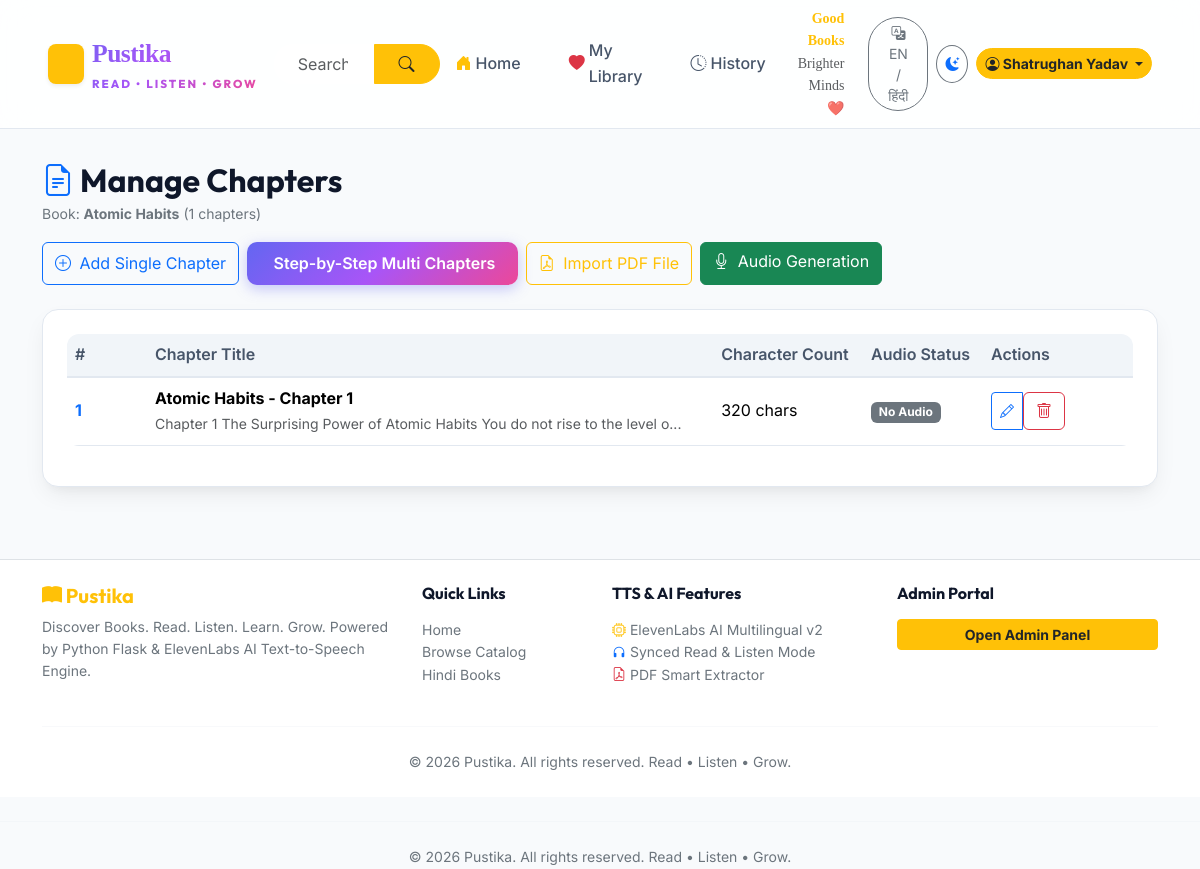
The app's page /admin/book/1/chapters (signed in) with its own data.
### app.py (models this page shows, shortened)
class User(UserMixin, db.Model):
    __tablename__ = 'users'
    id = db.Column(db.Integer, primary_key=True)
    username = db.Column(db.String(80), unique=True, nullable=False)
    email = db.Column(db.String(120), unique=True, nullable=False)
    password_hash = db.Column(db.String(255), nullable=False)
    is_admin = db.Column(db.Boolean, default=False)

class Book(db.Model):
    __tablename__ = 'books'
    id = db.Column(db.Integer, primary_key=True)
    title = db.Column(db.String(200), nullable=False)
    author = db.Column(db.String(100), nullable=False)
    description = db.Column(db.Text, nullable=True)
    cover_image = db.Column(db.String(255), nullable=True, default='covers/default.jpg')
    pdf_file = db.Column(db.String(255), nullable=True)
    category_id = db.Column(db.Integer, db.ForeignKey('categories.id'), nullable=True)
    language = db.Column(db.String(50), default='English')
    is_featured = db.Column(db.Boolean, default=False)
    created_at = db.Column(db.DateTime, default=datetime.utcnow)
    category = db.relationship('Category', lazy=True)
    chapters = db.relationship('Chapter', backref='book', lazy=True, cascade='all, delete-orphan')

class Chapter(db.Model):
    __tablename__ = 'chapters'
    id = db.Column(db.Integer, primary_key=True)
    book_id = db.Column(db.Integer, db.ForeignKey('books.id'), nullable=False)
    chapter_number = db.Column(db.Integer, nullable=False)
    title = db.Column(db.String(200), nullable=False)
    text_content = db.Column(db.Text, nullable=False)
    created_at = db.Column(db.DateTime, default=datetime.utcnow)

### app.py (the view, shortened to what this page needs)
    @app.route('/admin/book/<int:book_id>/chapters', methods=['GET', 'POST'])
    def chapter_editor(book_id):
        if not current_user.is_authenticated or not current_user.is_admin:
            return redirect(url_for('login'))
        book = Book.query.get_or_404(book_id)
        return render_template('admin/chapter_editor.html', book=book)

### templates/admin/chapter_editor.html (shortened to what this page needs)
{% extends 'base.html' %}
{% block content %}
<div class="container py-4">
    <div class="d-flex flex-wrap align-items-center justify-content-between gap-3 mb-4">
        <div>
            <h2 class="fw-bold mb-1"><i class="bi bi-file-earmark-text text-primary"></i> Manage Chapters</h2>
            <p class="text-secondary small mb-0">Book: <strong>{{ book.title }}</strong> ({{ book.chapters|length }} chapters)</p>
        </div>
        <div class="d-flex flex-wrap gap-2">
            <button class="btn btn-outline-primary" data-bs-toggle="modal" data-bs-target="#addChapterModal">
                <i class="bi bi-plus-circle me-1"></i> Add Single Chapter
            </button>
            <button class="btn btn-gradient" data-bs-toggle="modal" data-bs-target="#addMultiChapterModal">
                 Step-by-Step Multi Chapters
            </button>
            <button class="btn btn-outline-warning" data-bs-toggle="modal" data-bs-target="#importPdfModal">
                <i class="bi bi-file-earmark-pdf me-1"></i> Import PDF File
            </button>
            <a href="{{ url_for('tts_generate', book_id=book.id) }}" class="btn btn-success">
                <i class="bi bi-mic me-1"></i> Audio Generation
            </a>
        </div>
    </div>
    <div class="glass-card p-4">
        {% if book.chapters %}
        <div class="table-responsive">
            <table class="table admin-table align-middle">
                <thead>
                    <tr>
                        <th style="width: 80px;">#</th>
                        <th>Chapter Title</th>
                        <th>Character Count</th>
                        <th>Audio Status</th>
                        <th style="width: 150px;">Actions</th>
                    </tr>
                </thead>
                <tbody>
                    {% for chap in book.chapters %}
                    <tr>
                        <td class="fw-bold text-primary">{{ chap.chapter_number }}</td>
                        <td>
                            <div class="fw-bold">{{ chap.title }}</div>
                            <small class="text-muted">{{ chap.text_content[:80] }}...</small>
                        </td>
                        <td>{{ chap.text_content|length }} chars</td>
                        <td>
                            {% if chap.audio_file %}
                            <span class="badge bg-success"><i class="bi bi-music-note"></i> Ready ({{ chap.audio_file.voice_engine }})</span>
                            {% else %}
                            <span class="badge bg-secondary">No Audio</span>
                            {% endif %}
                        </td>
                        <td>
                            <div class="btn-group btn-group-sm">
                                <button class="btn btn-outline-primary" data-bs-toggle="modal" data-bs-target="#editModal{{ chap.id }}" title="Edit Chapter">
                                    <i class="bi bi-pencil"></i>
                                </button>
                                <form action="{{ url_for('chapter_editor', book_id=book.id) }}" method="POST" class="d-inline" onsubmit="return confirm('Delete this chapter?');">
                                    <button type="submit" class="btn btn-outline-danger" title="Delete Chapter">
                                        <i class="bi bi-trash"></i>
                                    </button>
                                </form>
                            </div>
                        </td>
                    </tr>
                    {% endfor %}
                </tbody>
            </table>
        </div>
        {% endif %}
    </div>
</div>
{% endblock %}

### templates/base.html (shortened to what this page needs)
<!DOCTYPE html>
<html lang="en" data-theme="dark">
<head>
    <link href="https://cdn.jsdelivr.net/npm/bootstrap@5.3.2/dist/css/bootstrap.min.css" rel="stylesheet">
    <link href="https://cdn.jsdelivr.net/npm/bootstrap-icons@1.11.3/font/bootstrap-icons.min.css" rel="stylesheet">
    <link rel="stylesheet" href="{{ url_for('static', filename='css/style.css') }}">
</head>
<body>
    <nav class="navbar navbar-expand-lg navbar-custom sticky-top py-2 d-none d-md-flex">
        <div class="container-fluid px-lg-4">
            <a class="navbar-brand d-flex align-items-center gap-2" href="{{ url_for('index') }}">
                <div class="bg-warning text-dark rounded-3 px-2 py-1 shadow-sm d-flex align-items-center">
                    <i class="bi bi-book-fill fs-5"></i>
                </div>
                <div>
                    <span class="pustika-brand-text">Pustika</span>
                    <div class="pustika-tagline">Read • Listen • Grow</div>
                </div>
            </a>
            <div class="collapse navbar-collapse" id="navbarContent">
                <form class="d-flex mx-auto my-2 my-lg-0" style="max-width: 480px; width: 100%;" action="{{ url_for('books_catalog') }}" method="GET">
                    <div class="input-group">
                        <input class="form-control bg-tertiary border-0 rounded-start-pill ps-4 py-2" type="search" name="q" placeholder="Search books by title, author, or category..." data-i18n="search_placeholder">
                        <button class="btn btn-warning text-dark rounded-end-pill px-4 fw-bold" type="submit">
                            <i class="bi bi-search"></i>
                        </button>
                    </div>
                </form>
                <div class="d-flex align-items-center gap-3 ms-auto">
                    <a href="{{ url_for('index') }}" class="nav-link d-none d-md-flex align-items-center gap-1 {% if request.endpoint == 'index' %}active{% endif %}">
                        <i class="bi bi-house-door-fill text-warning"></i> Home
                    </a>
                    {% if current_user.is_authenticated %}
                    <a href="{{ url_for('favorites') }}" class="nav-link d-none d-md-flex align-items-center gap-1 {% if request.endpoint == 'favorites' %}active{% endif %}">
                        <i class="bi bi-heart-fill text-danger"></i> My Library
                    </a>
                    <a href="{{ url_for('history') }}" class="nav-link d-none d-md-flex align-items-center gap-1 {% if request.endpoint == 'history' %}active{% endif %}">
                        <i class="bi bi-clock-history"></i> History
                    </a>
                    {% endif %}
                    <div class="d-none d-xl-block text-end me-2">
                        <div class="fw-bold small text-warning font-heading" style="font-family: cursive;">Good Books</div>
                        <div class="small text-muted font-heading" style="font-family: cursive;">Brighter Minds ❤️</div>
                    </div>
                    <div class="d-flex align-items-center gap-2">
                        <button id="lang-toggle-btn" class="btn btn-sm btn-outline-secondary rounded-pill px-3" title="Toggle English / Hindi">
                            <i class="bi bi-translate"></i> <span id="current-lang-text">EN / हिंदी</span>
                        </button>
                        <button id="theme-toggle-btn" class="btn btn-sm btn-outline-secondary rounded-circle" style="width: 38px; height: 38px;" title="Toggle Dark/Light Mode">
                            <i id="theme-toggle-icon" class="bi bi-moon-stars-fill"></i>
                        </button>
                        {% if current_user.is_authenticated %}
                        <div class="dropdown">
                            <button class="btn btn-sm btn-warning text-dark dropdown-toggle rounded-pill fw-bold" type="button" data-bs-toggle="dropdown">
                                <i class="bi bi-person-circle"></i> {{ current_user.username }}
                            </button>
                        </div>
                        {% else %}
                        <a href="{{ url_for('login') }}" class="btn btn-sm btn-outline-custom" data-i18n="nav_login">Sign In</a>
                        <a href="{{ url_for('register') }}" class="btn btn-sm btn-warning text-dark fw-bold rounded-pill" data-i18n="nav_register">Register</a>
                        {% endif %}
                    </div>
                </div>
            </div>
        </div>
    </nav>
    <main class="flex-grow-1 pb-5 pb-md-0">
        {% block content %}{% endblock %}
    </main>
    <div id="toast-container" class="toast-container position-fixed bottom-0 end-0 p-3" style="z-index: 1090;"></div>
    <footer class="mt-5 py-4 border-top d-none d-md-block" style="background: var(--bg-secondary);">
        <div class="container">
            <div class="row gy-4">
                <div class="col-md-4">
                    <h5 class="fw-bold text-warning"><i class="bi bi-book-fill"></i> Pustika</h5>
                    <p class="text-secondary small mt-2">
                        Discover Books. Read. Listen. Learn. Grow. Powered by Python Flask & ElevenLabs AI Text-to-Speech Engine.
                    </p>
                </div>
                <div class="col-md-2 col-6">
                    <h6 class="fw-bold mb-3">Quick Links</h6>
                    <ul class="list-unstyled small">
                        <li><a href="{{ url_for('index') }}" class="text-secondary">Home</a></li>
                        <li><a href="{{ url_for('books_catalog') }}" class="text-secondary">Browse Catalog</a></li>
                        <li><a href="{{ url_for('books_catalog', language='Hindi') }}" class="text-secondary">Hindi Books</a></li>
                    </ul>
                </div>
                <div class="col-md-3 col-6">
                    <h6 class="fw-bold mb-3">TTS & AI Features</h6>
                    <ul class="list-unstyled small text-secondary">
                        <li><i class="bi bi-cpu text-warning"></i> ElevenLabs AI Multilingual v2</li>
                        <li><i class="bi bi-headphones text-primary"></i> Synced Read & Listen Mode</li>
                        <li><i class="bi bi-file-earmark-pdf text-danger"></i> PDF Smart Extractor</li>
                    </ul>
                </div>
                <div class="col-md-3">
                    <h6 class="fw-bold mb-3">Admin Portal</h6>
                    {% if current_user.is_authenticated and current_user.is_admin %}
                        <a href="{{ url_for('admin_dashboard') }}" class="btn btn-sm btn-warning text-dark fw-bold w-100">Open Admin Panel</a>
                    {% else %}
                        <a href="{{ url_for('login') }}" class="btn btn-sm btn-outline-custom w-100">Admin Login</a>
                    {% endif %}
                </div>
            </div>
            <hr class="my-4" style="border-color: var(--border-color);">
            <div class="text-center text-secondary small">
                &copy; 2026 Pustika. All rights reserved. Read • Listen • Grow.
            </div>
        </div>
    </footer>
            <hr class="my-4" style="border-color: var(--border-color);">
            <div class="text-center text-secondary small">
                &copy; 2026 Pustika. All rights reserved. Read • Listen • Grow.
            </div>
</body>
</html>

### static/css/style.css (style rules this page uses)
:root { --font-primary: 'Inter', -apple-system, BlinkMacSystemFont, 'Segoe UI', Roboto, sans-serif; --font-heading: 'Outfit', var(--font-primary); --font-hindi: 'Noto Sans Devanagari', var(--font-primary); --bg-primary: #f8fafc; --bg-secondary: #ffffff; --bg-tertiary: #f1f5f9; --bg-glass: rgba(255, 255, 255, 0.85); --text-primary: #0f172a; --text-secondary: #475569; --text-muted: #94a3b8; --brand-primary: #6366f1; --brand-primary-hover: #4f46e5; --brand-secondary: #ec4899; --brand-gradient: linear-gradient(135deg, #6366f1 0%, #a855f7 50%, #ec4899 100%); --brand-gradient-hover: linear-gradient(135deg, #4f46e5 0%, #9333ea 50%, #db2777 100%); --border-color: #e2e8f0; --border-glass: rgba(226, 232, 240, 0.8); --shadow-sm: 0 2px 4px rgba(0,0,0,0.05); --shadow-md: 0 10px 25px -5px rgba(0,0,0,0.08), 0 8px 10px -6px rgba(0,0,0,0.04); --shadow-lg: 0 20px 30px -10px rgba(99, 102, 241, 0.15); --card-bg: #ffffff; --audio-bar-bg: rgba(255, 255, 255, 0.95); --reader-bg: #ffffff; --reader-text: #1e293b; }
* { box-sizing: border-box; margin: 0; padding: 0; }
body { font-family: var(--font-primary); background-color: var(--bg-primary); color: var(--text-primary); line-height: 1.6; min-height: 100vh; display: flex; flex-direction: column; transition: background-color 0.3s ease, color 0.3s ease; }
h1, h2, h3, h4, h5, h6 { font-family: var(--font-heading); font-weight: 700; color: var(--text-primary); }
a { color: var(--brand-primary); text-decoration: none; transition: color 0.2s ease; }
.navbar-custom { background: var(--bg-glass); backdrop-filter: blur(16px); -webkit-backdrop-filter: blur(16px); border-bottom: 1px solid var(--border-color); sticky: top; z-index: 1030; padding: 0.8rem 1.5rem; }
.navbar-brand { font-family: var(--font-heading); font-weight: 800; font-size: 1.5rem; background: var(--brand-gradient); -webkit-background-clip: text; -webkit-text-fill-color: transparent; display: flex; align-items: center; gap: 0.5rem; }
.nav-link { color: var(--text-secondary) !important; font-weight: 500; padding: 0.5rem 1rem !important; border-radius: 8px; transition: all 0.2s ease; }
.glass-card { background: var(--card-bg); border: 1px solid var(--border-color); border-radius: 16px; box-shadow: var(--shadow-md); transition: transform 0.3s ease, box-shadow 0.3s ease; overflow: hidden; }
.btn-gradient { background: var(--brand-gradient); color: #ffffff !important; border: none; font-weight: 600; border-radius: 10px; padding: 0.6rem 1.4rem; transition: all 0.3s ease; box-shadow: 0 4px 14px rgba(99, 102, 241, 0.35); }
.admin-table { background: var(--card-bg); color: var(--text-primary); border-radius: 12px; overflow: hidden; }
.admin-table th { background: var(--bg-tertiary); color: var(--text-secondary); font-weight: 600; border-bottom: 2px solid var(--border-color); }
.admin-table td { border-bottom: 1px solid var(--border-color); vertical-align: middle; }
.pustika-brand-text { font-family: 'Playfair Display', Georgia, serif; font-weight: 800; font-size: 1.6rem; color: #f59e0b; letter-spacing: -0.5px; }
.pustika-tagline { font-size: 0.72rem; letter-spacing: 2px; text-transform: uppercase; color: #cbd5e1; }

### records on screen
User: username "Shatrughan Yadav"
Book: title "Atomic Habits"
Chapter: chapter_number "1", title "Atomic Habits - Chapter 1", text_content "Chapter 1 The Surprising Power of Atomic Habits You do not rise to the level o", text_content|length "320"

### other values on screen
{{ book.chapters|length }} "1"
